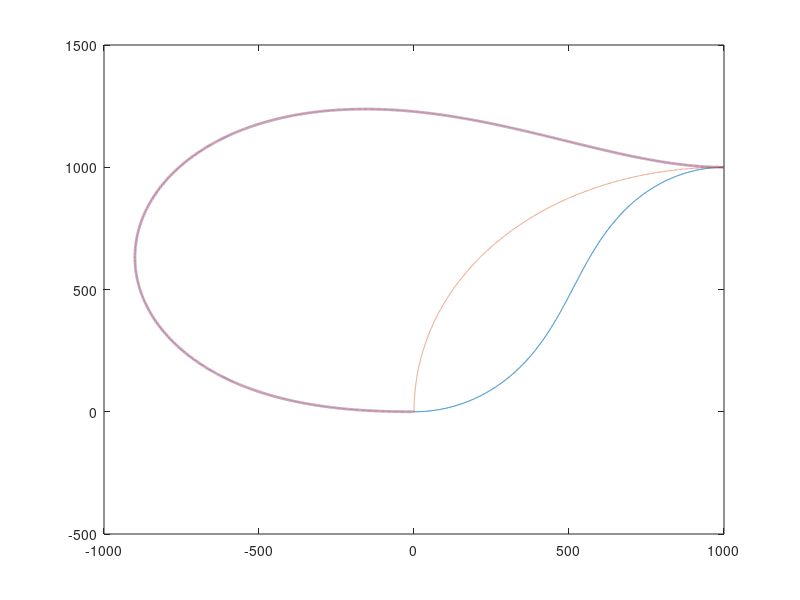
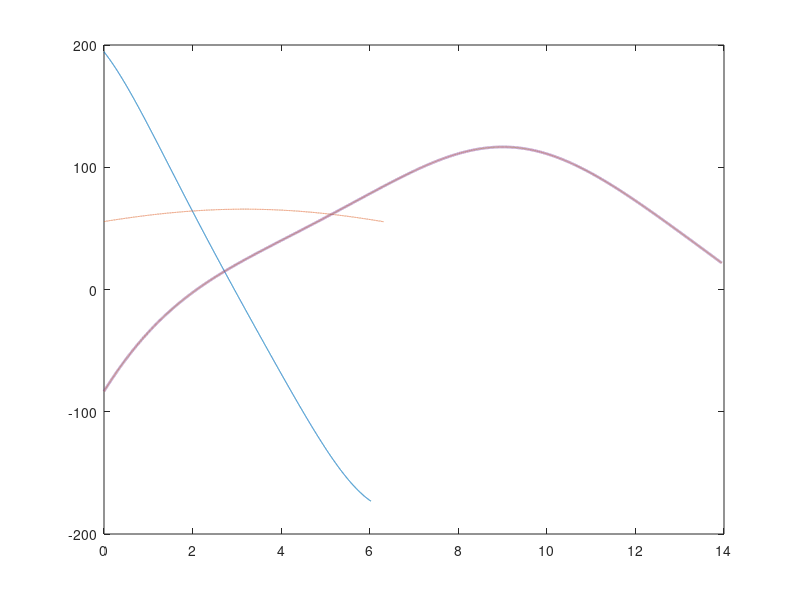

Here is the MATLAB script that generated these plots, in order:
d1=load("0.mat");
d2 = load("90.mat");
d3 = load("n90.mat");
d4 = load("180.mat");

time = 0 : 0.001 : 40;

x1 = d1.XM;
y1 = d1.YM;
n1 = d1.n;
a1 = d1.AM; 


x2 = d2.XM;
y2 = d2.YM;
n2 = d2.n;
a2 = d2.AM; 

x3 = d3.XM;
y3 = d3.YM;
n3 = d3.n;
a3 = d3.AM; 

x4 = d4.XM;
y4 = d4.YM;
n4 = d4.n;
a4 = d4.AM; 

figure(1);

plot(x1(1:n1-1),y1(1:n1-1),'-',x2(1:n2-1),y2(1:n2-1),'--',x3(1:n3-1),y3(1:n3-1),'-.',x4(1:n4-1),y4(1:n4-1),':','LineWidth',2);

figure(2);
plot(time(1:n1-1),a1(1:n1-1),'-',time(1:n2-1),a2(1:n2-1),'--',time(1:n3-1),a3(1:n3-1),'-.',time(1:n4-1),a4(1:n4-1),':','LineWidth',2);


disp(d1.sum);
disp(d2.sum);
disp(d3.sum);
disp(d4.sum);